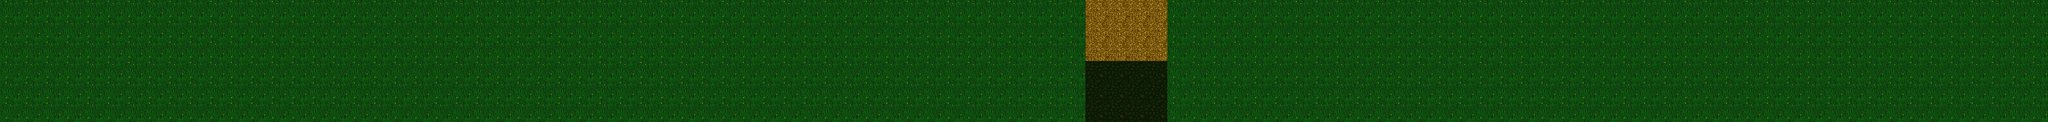

Rendered tile map (Tiled .tmx) drawn with the repository's tilesets; below, a short description and the full map source, tile grids included:
An orthogonal 100x6 tile map with 32x32 px tiles, 1 tile layer (Tile Layer 1).

<map version="1.10" tiledversion="1.10.2" orientation="orthogonal" renderorder="right-down" width="100" height="6" tilewidth="32" tileheight="32" infinite="0" nextlayerid="2" nextobjectid="1">
 <tileset firstgid="1" source="tileSet.tsx" />
 <layer id="1" name="Tile Layer 1" width="100" height="6">
  <data encoding="csv">
483,483,483,483,483,483,483,483,483,483,483,483,483,483,483,483,483,483,483,483,483,483,483,483,483,483,483,483,483,483,483,483,483,483,483,483,483,483,483,483,483,483,483,483,483,483,483,483,483,483,483,483,483,85,85,85,85,483,483,483,483,483,483,483,483,483,483,483,483,483,483,483,483,483,483,483,483,483,483,483,483,483,483,483,483,483,483,483,483,483,483,483,483,483,483,483,483,483,483,483,
483,483,483,483,483,483,483,483,483,483,483,483,483,483,483,483,483,483,483,483,483,483,483,483,483,483,483,483,483,483,483,483,483,483,483,483,483,483,483,483,483,483,483,483,483,483,483,483,483,483,483,483,483,85,85,85,85,483,483,483,483,483,483,483,483,483,483,483,483,483,483,483,483,483,483,483,483,483,483,483,483,483,483,483,483,483,483,483,483,483,483,483,483,483,483,483,483,483,483,483,
483,483,483,483,483,483,483,483,483,483,483,483,483,483,483,483,483,483,483,483,483,483,483,483,483,483,483,483,483,483,483,483,483,483,483,483,483,483,483,483,483,483,483,483,483,483,483,483,483,483,483,483,483,85,85,85,85,483,483,483,483,483,483,483,483,483,483,483,483,483,483,483,483,483,483,483,483,483,483,483,483,483,483,483,483,483,483,483,483,483,483,483,483,483,483,483,483,483,483,483,
483,483,483,483,483,483,483,483,483,483,483,483,483,483,483,483,483,483,483,483,483,483,483,483,483,483,483,483,483,483,483,483,483,483,483,483,483,483,483,483,483,483,483,483,483,483,483,483,483,483,483,483,483,233,233,233,233,483,483,483,483,483,483,483,483,483,483,483,483,483,483,483,483,483,483,483,483,483,483,483,483,483,483,483,483,483,483,483,483,483,483,483,483,483,483,483,483,483,483,483,
483,483,483,483,483,483,483,483,483,483,483,483,483,483,483,483,483,483,483,483,483,483,483,483,483,483,483,483,483,483,483,483,483,483,483,483,483,483,483,483,483,483,483,483,483,483,483,483,483,483,483,483,483,233,233,233,233,483,483,483,483,483,483,483,483,483,483,483,483,483,483,483,483,483,483,483,483,483,483,483,483,483,483,483,483,483,483,483,483,483,483,483,483,483,483,483,483,483,483,483,
483,483,483,483,483,483,483,483,483,483,483,483,483,483,483,483,483,483,483,483,483,483,483,483,483,483,483,483,483,483,483,483,483,483,483,483,483,483,483,483,483,483,483,483,483,483,483,483,483,483,483,483,483,233,233,233,233,483,483,483,483,483,483,483,483,483,483,483,483,483,483,483,483,483,483,483,483,483,483,483,483,483,483,483,483,483,483,483,483,483,483,483,483,483,483,483,483,483,483,483
</data>
 </layer>
</map>
